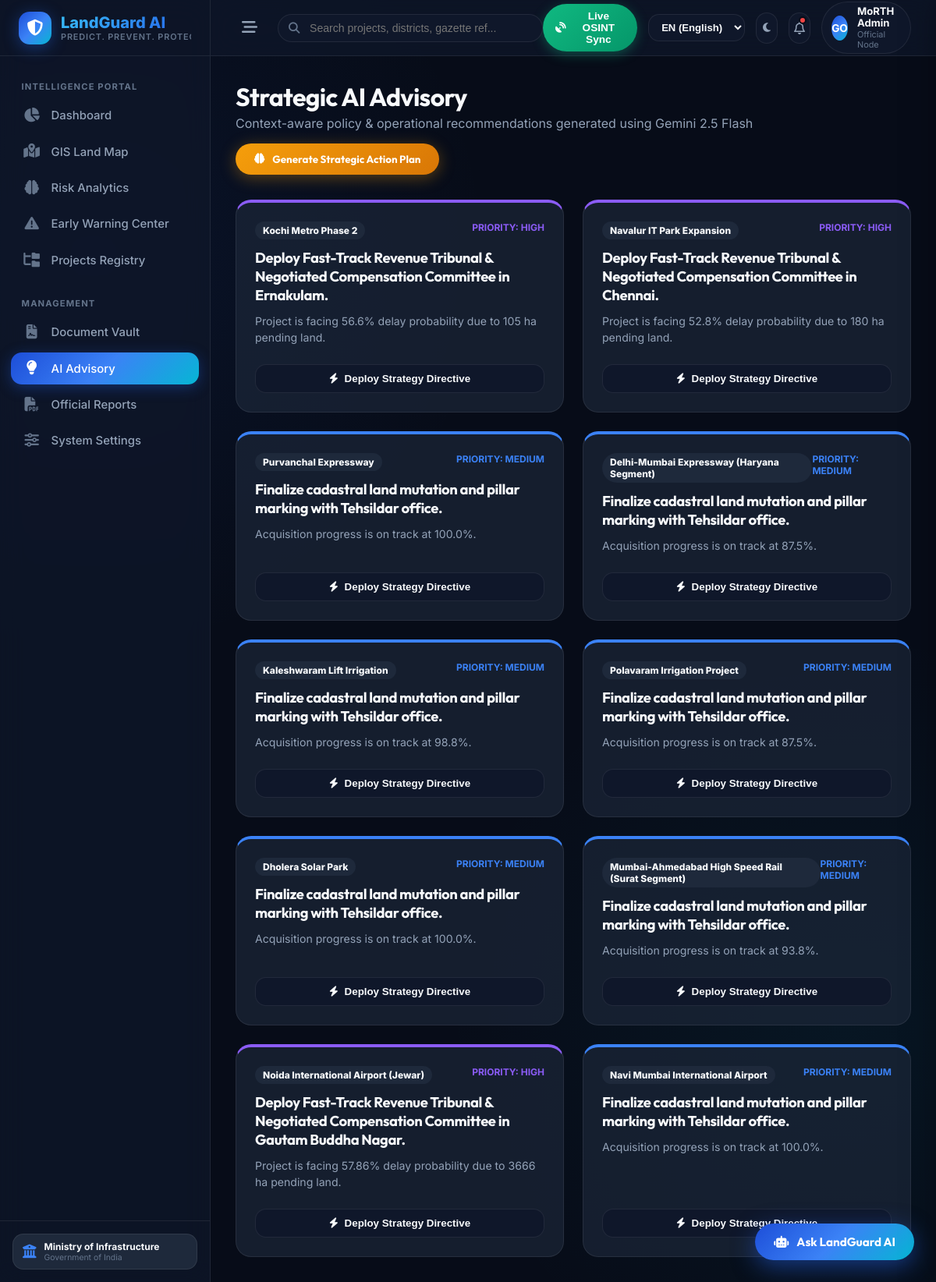
Screenshot of /recommendations/ with the database file from the repository.
### recommendations/models.py (models this page shows, shortened)
class Recommendation(models.Model):
    PRIORITY_CHOICES = (
        ('LOW', 'Low'),
        ('MEDIUM', 'Medium'),
        ('HIGH', 'High'),
    )
    project = models.ForeignKey(Project, on_delete=models.CASCADE, related_name='recommendations')
    recommendation = models.TextField()
    priority = models.CharField(max_length=20, choices=PRIORITY_CHOICES, default='MEDIUM')
    reason = models.TextField()
    created_at = models.DateTimeField(auto_now_add=True)

### dashboard/models.py (models this page shows, shortened)
class Project(models.Model):
    PROJECT_STATUS_CHOICES = (
        ('Planning', 'Planning'),
        ('Active', 'Active'),
        ('Delayed', 'Delayed'),
        ('Completed', 'Completed'),
    )
    project_id = models.CharField(max_length=100, unique=True)
    project_name = models.CharField(max_length=255)
    project_type = models.CharField(max_length=100)
    state = models.CharField(max_length=100)
    district = models.CharField(max_length=100)
    latitude = models.DecimalField(max_digits=9, decimal_places=6, null=True, blank=True)
    longitude = models.DecimalField(max_digits=9, decimal_places=6, null=True, blank=True)
    total_land_area = models.DecimalField(max_digits=12, decimal_places=2, help_text="In Hectares")
    acquired_land_area = models.DecimalField(max_digits=12, decimal_places=2, default=0.0)
    pending_land_area = models.DecimalField(max_digits=12, decimal_places=2, default=0.0)
    compensation_status = models.CharField(max_length=50, default='Pending')
    legal_dispute_status = models.CharField(max_length=50, default='No Disputes')
    approval_status = models.CharField(max_length=50, default='Pending')
    possession_status = models.CharField(max_length=50, default='Pending')
    rehabilitation_status = models.CharField(max_length=50, default='Not Required')
    project_status = models.CharField(max_length=50, choices=PROJECT_STATUS_CHOICES, default='Planning')
    expected_completion_date = models.DateField(null=True, blank=True)
    created_at = models.DateTimeField(auto_now_add=True)
    updated_at = models.DateTimeField(auto_now=True)

### dashboard/views.py (the view)
# urls.py: path('recommendations/', views.recommendations_view, name='recommendations'),
def recommendations_view(request):
    recommendations = Recommendation.objects.select_related('project', 'project__prediction').all().order_by('-created_at')
    return render(request, 'dashboard/recommendations.html', {'recommendations': recommendations})

### templates/dashboard/recommendations.html (shortened to what this page needs)
{% extends 'base.html' %}
{% block content %}
<div class="rec-header">
    <div>
        <h1 style="font-size: 2rem; color: var(--text-primary); margin-bottom: 4px;">Strategic AI Advisory</h1>
        <p style="color: var(--text-secondary); margin: 0;">Context-aware policy & operational recommendations generated using Gemini 2.5 Flash</p>
    </div>
    <button class="btn-generate-ai" id="btnGenAi" onclick="generateAIStrategy()">
        <i class="fa-solid fa-brain"></i> Generate Strategic Action Plan
    </button>
</div>
<div class="rec-grid" id="recGrid">
    {% for rec in recommendations %}
    <div class="rec-card {% if rec.priority == 'HIGH' %}theme-purple{% elif rec.priority == 'MEDIUM' %}theme-blue{% else %}theme-green{% endif %}">
        <div>
            <div style="display: flex; justify-content: space-between; align-items: flex-start; margin-bottom: 12px;">
                <span style="font-size: 0.75rem; font-weight: 800; padding: 4px 10px; border-radius: var(--radius-full); background: var(--bg-surface-2); color: var(--text-primary);">
                    {{ rec.project.project_name }}
                </span>
                <span style="font-size: 0.75rem; font-weight: 700; color: {% if rec.priority == 'HIGH' %}#8b5cf6{% else %}#3b82f6{% endif %};">
                    PRIORITY: {{ rec.priority }}
                </span>
            </div>
            <h3 style="font-size: 1.15rem; color: var(--text-primary); margin-bottom: 10px; line-height: 1.3;">{{ rec.recommendation }}</h3>
            <p style="color: var(--text-secondary); font-size: 0.88rem; line-height: 1.5; margin-bottom: 1.5rem;">{{ rec.reason }}</p>
        </div>
        <button style="width: 100%; background: var(--bg-surface-1); border: 1px solid var(--glass-border); color: var(--text-primary); padding: 10px; border-radius: var(--radius-md); font-weight: 600; cursor: pointer; display: flex; align-items: center; justify-content: center; gap: 8px;">
            <i class="fa-solid fa-bolt"></i> Deploy Strategy Directive
        </button>
    </div>
    {% endfor %}
</div>
{% endblock %}

### templates/base.html (style rules this page uses)
:root { --bg-dark: #070c18; --bg-surface-1: #0f172a; --bg-surface-2: #1e293b; --bg-surface-3: #334155; --glass-bg: rgba(15, 23, 42, 0.75); --glass-card: rgba(30, 41, 59, 0.65); --glass-border: rgba(255, 255, 255, 0.08); --glass-hover: rgba(255, 255, 255, 0.12); --glass-shadow: 0 12px 32px 0 rgba(0, 0, 0, 0.4); --text-primary: #f8fafc; --text-secondary: #94a3b8; --text-muted: #64748b; --brand-primary: #2563eb; --brand-accent: #3b82f6; --brand-cyan: #06b6d4; --brand-gradient: linear-gradient(135deg, #1d4ed8 0%, #3b82f6 50%, #06b6d4 100%); --status-safe: #10b981; --status-warning: #f59e0b; --status-danger: #ef4444; --status-critical: #dc2626; --font-display: 'Outfit', sans-serif; --font-body: 'Inter', sans-serif; --font-code: 'JetBrains Mono', monospace; --sidebar-width: 270px; --sidebar-collapsed-width: 80px; --topbar-height: 72px; --radius-sm: 8px; --radius-md: 14px; --radius-lg: 20px; --radius-full: 9999px; --transition-smooth: all 0.3s cubic-bezier(0.4, 0, 0.2, 1); }
* { margin: 0; padding: 0; box-sizing: border-box; }
body { font-family: var(--font-body); background-color: var(--bg-dark); color: var(--text-primary); min-height: 100vh; display: flex; overflow-x: hidden; background-image: radial-gradient(circle at 10% 20%, rgba(37, 99, 235, 0.08), transparent 30%), radial-gradient(circle at 90% 80%, rgba(6, 182, 212, 0.06), transparent 30%); background-attachment: fixed; }
h1, h2, h3, h4, h5, h6 { font-family: var(--font-display); letter-spacing: -0.02em; }

### templates/dashboard/recommendations.html (style rules this page uses)
.rec-header { display: flex; justify-content: space-between; align-items: flex-end; margin-bottom: 2rem; flex-wrap: wrap; gap: 16px; }
.btn-generate-ai { background: linear-gradient(135deg, #f59e0b 0%, #d97706 100%); color: white !important; border: none; padding: 12px 24px; border-radius: var(--radius-full); font-family: var(--font-display); font-weight: 700; cursor: pointer; display: flex; align-items: center; gap: 10px; box-shadow: 0 4px 20px rgba(245, 158, 11, 0.35); transition: var(--transition-smooth); }
.rec-grid { display: grid; grid-template-columns: repeat(auto-fit, minmax(340px, 1fr)); gap: 24px; }
.rec-card { background: var(--glass-card); border: 1px solid var(--glass-border); border-radius: var(--radius-lg); padding: 1.5rem; display: flex; flex-direction: column; justify-content: space-between; transition: var(--transition-smooth); }
.rec-card.theme-purple { border-top: 4px solid #8b5cf6; }
.rec-card.theme-blue { border-top: 4px solid #3b82f6; }

### rows the page displays
Recommendation: project.project_name "Kochi Metro Phase 2", priority "HIGH", recommendation "Deploy Fast-Track Revenue Tribunal & Negotiated Compensation Committee in Ernakulam.", reason "Project is facing 56.6% delay probability due to 105 ha pending land."
Recommendation: project.project_name "Navalur IT Park Expansion", priority "HIGH", recommendation "Deploy Fast-Track Revenue Tribunal & Negotiated Compensation Committee in Chennai.", reason "Project is facing 52.8% delay probability due to 180 ha pending land."
Recommendation: project.project_name "Purvanchal Expressway", priority "MEDIUM", recommendation "Finalize cadastral land mutation and pillar marking with Tehsildar office.", reason "Acquisition progress is on track at 100.0%."
Recommendation: project.project_name "Delhi-Mumbai Expressway (Haryana Segment)", priority "MEDIUM", recommendation "Finalize cadastral land mutation and pillar marking with Tehsildar office.", reason "Acquisition progress is on track at 87.5%."
Recommendation: project.project_name "Kaleshwaram Lift Irrigation", priority "MEDIUM", recommendation "Finalize cadastral land mutation and pillar marking with Tehsildar office.", reason "Acquisition progress is on track at 98.8%."
Recommendation: project.project_name "Polavaram Irrigation Project", priority "MEDIUM", recommendation "Finalize cadastral land mutation and pillar marking with Tehsildar office.", reason "Acquisition progress is on track at 87.5%."
Recommendation: project.project_name "Dholera Solar Park", priority "MEDIUM", recommendation "Finalize cadastral land mutation and pillar marking with Tehsildar office.", reason "Acquisition progress is on track at 100.0%."
Recommendation: project.project_name "Mumbai-Ahmedabad High Speed Rail (Surat Segment)", priority "MEDIUM", recommendation "Finalize cadastral land mutation and pillar marking with Tehsildar office.", reason "Acquisition progress is on track at 93.8%."
Recommendation: project.project_name "Noida International Airport (Jewar)", priority "HIGH", recommendation "Deploy Fast-Track Revenue Tribunal & Negotiated Compensation Committee in Gautam Buddha Nagar.", reason "Project is facing 57.86% delay probability due to 3666 ha pending land."
Recommendation: project.project_name "Navi Mumbai International Airport", priority "MEDIUM", recommendation "Finalize cadastral land mutation and pillar marking with Tehsildar office.", reason "Acquisition progress is on track at 100.0%."
